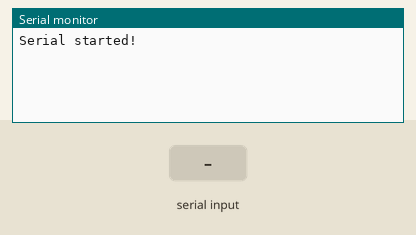
A sketch run on a simulated Arduino Uno, built with avr-gcc and run on an emulated ATmega328P. Shown: the last lines printed to the serial monitor. The test bench sets the inputs (shaded band).

Above: at 1.2 s.
1.3 s: "1\n" received over Serial
At 2.5 s:
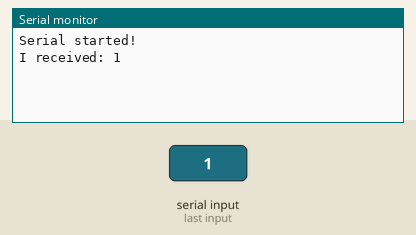
2.8 s: byte 49 ('1') received over Serial
At 3.5 s:
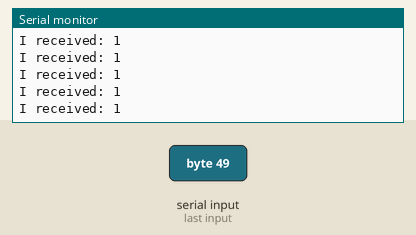
5.8 s: "&\n" received over the second serial link
8.8 s: byte 50 ('2') received over Serial
At 9.9 s:
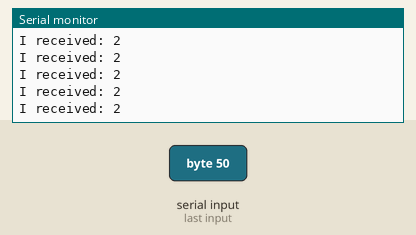
11.8 s: "true\n" received over the second serial link
14.8 s: "3\n" received over Serial
At 15.4 s:
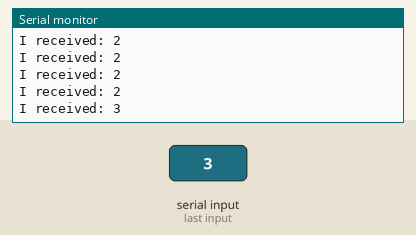
Timing chart, 0 to 17.3 s (numbered marks = the images above; inputs shaded):
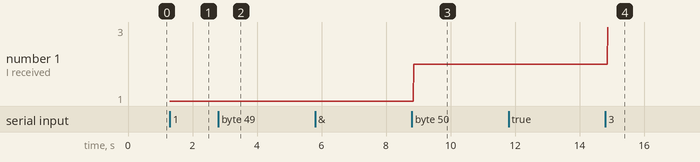

The sketch:

Arduino_midterm_presentation.ino
```cpp
#include <SoftwareSerial.h>


SoftwareSerial mySerial(A4, A5); // RX, TX
int i;
bool substring = false;
char* topic;
char* payload;

String t = "";
String p = "";

int timeArrived = 0;
int timeReacted = 0;

char serial_command = 0;

void toggleLed(String a, String b);

void setup() {
  pinMode(12, OUTPUT); //MUX1
  pinMode(13, OUTPUT); //MUX2
  pinMode(11, OUTPUT); //MUX3
  pinMode(8, OUTPUT);  //MUX4

  Serial.begin(9600);
  while (!Serial) {
    ;
  }

  Serial.println("Serial started!");

  // set the data rate for the SoftwareSerial port
  mySerial.begin(4800);
  //mySerial.println("Hello, world?");
}
String msg;
int timeNow = millis();
int timeNow2 = millis();
int timeNow3 = millis();
bool writing = false;
void loop() {
  if (Serial.available()  > 0) {
    serial_command = Serial.read();
  }

  // Separating topic and message
  while (mySerial.available() > 0) {
    timeArrived = millis();
    msg = (String)mySerial.readString();
    for (int i = 0; i < msg.length(); i++) {
      if (msg.substring(i, i + 1) == "&") {
        t = msg.substring(0, i);
        p = msg.substring(i + 1);
        break;
      }
    }
    toggleLed2(t, p); // Toggle the light
  }

  // Test reading from com port
  // (good for testing all MUX functions)
  if (serial_command == '1') {
    Serial.println("I received: 1");
    delay(10);
  }

  if (serial_command == '2') {
    Serial.println("I received: 2");
    delay(10);
  }

  if (serial_command == '3') {
    Serial.println("I received: 3");
    delay(10);
  }

}

void indoorLightOn() {
  digitalWrite(12, LOW);
  digitalWrite(13, LOW);
  digitalWrite(11, HIGH);
  digitalWrite(8, LOW);
}

void indoorLightOff() {
  digitalWrite(12, HIGH);
  digitalWrite(13, LOW);
  digitalWrite(11, HIGH);
  digitalWrite(8, LOW);
}

void toggleLed2(String a, String b) {
  a.trim();
  b.trim();
  if (a == "smart_house/indoor_light") {
    Serial.println(a);
    Serial.println(b);
    if (b == "true") {
      //digitalWrite(13, HIGH);
      indoorLightOn();
      mySerial.write("smart_house/indoor_light&true");
      //mySerial.write('\n');
    } else     if (b == "false") {
      //digitalWrite(13, LOW);
      indoorLightOff();
      mySerial.write("smart_house/indoor_light&false");
      //mySerial.write('\n');
    }
  }
}

void toggleLed(String a, String b) {
  a.trim();
  b.trim();
  if (a == "smart_house/indoor_light") {
    Serial.println(a);
    Serial.println(b);
    if (b == "true") {
      digitalWrite(13, HIGH);
      mySerial.write("smart_house/gui/indoor_light&true");
      mySerial.write('\n');
      //indoorLightOn();
      timeReacted = millis();
      Serial.print("Reacted in ");
      Serial.print(timeReacted - timeArrived);
      Serial.print(" ms");
      Serial.println();
    } else if (b == "false") {
      digitalWrite(13, LOW);
      //indoorLightOff();
      mySerial.write("smart_house/gui/indoor_light&false");
      mySerial.write('\n');
      timeReacted = millis();
      Serial.print("Reacted in ");
      Serial.print(timeReacted - timeArrived);
      Serial.print(" ms");
      Serial.println();
    }
    delay(10);
  }

}
```

Measured:
- after the input at 1.3 s, the serial monitor: prints a new line at once (image 1)
- after the input at 8.8 s, the serial monitor: prints a new line after 0.06 s (image 3)
- after the input at 14.8 s, the serial monitor: prints a new line after 0.07 s (image 4)
- plotted number 1: 1 → 2 after the input at 8.8 s, 2 → 3 after the input at 14.8 s
